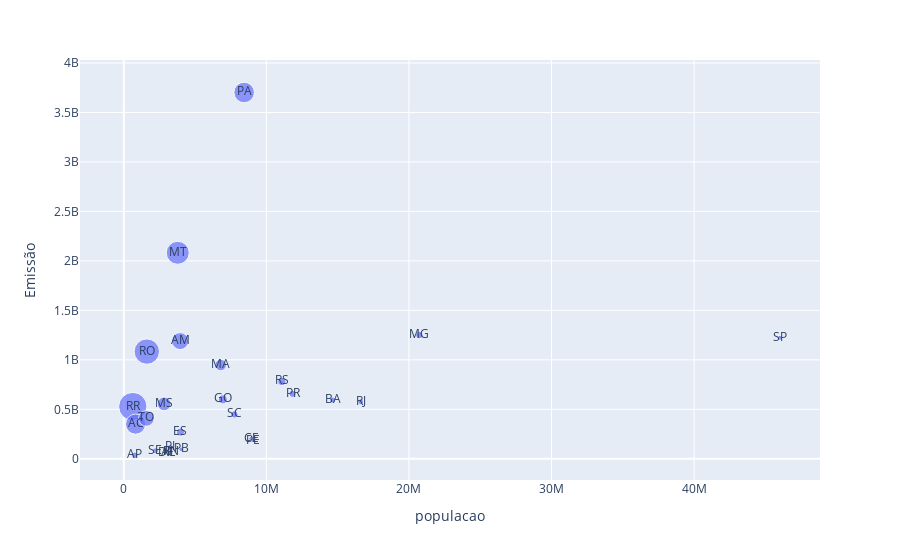

Notebook cell for this chart:
### Code cell
px.scatter(dados_por_estado, x='populacao', y='Emissão', text='Estado', size='Emissão per capita')

### Figure 1 — Plotly figure (JSON) as saved in the notebook; plotly's stock layout.template omitted (floating-point values rounded to 4 significant figures)
{"data": [{"hovertemplate": "populacao=%{x}<br>Emissão=%{y}<br>Emissão per capita=%{marker.size}<br>Estado=%{text}<extra></extra>", "legendgroup": "", "marker": {"color": "#636efa", "size": [832.1, 670.3, 550.1, 438.4, 422.5, 301.0, 257.7, 195.9, 139.3, 86.44, 70.48, 67.86, 60.32, 57.77, 55.49, 46.09, 40.47, 36.71, 35.07, 34.71, 26.58, 23.65, 22.77, 21.86, 20.29, 20.03, 19.39], "sizemode": "area", "sizeref": 2.08, "symbol": "circle"}, "mode": "markers+text", "name": "", "orientation": "v", "showlegend": false, "text": ["RR", "RO", "MT", "PA", "AC", "AM", "TO", "MS", "MA", "GO", "RS", "ES", "MG", "SC", "PR", "AP", "BA", "SE", "PI", "RJ", "SP", "PB", "CE", "RN", "PE", "AL", "DF"], "type": "scatter", "x": [634805, 1616379, 3784239, 8442962, 829780, 3952262, 1584306, 2833742, 6800605, 6950976, 11088065, 3975100, 20732660, 7762154, 11835379, 774268, 14659023, 2211868, 3270174, 16615526, 46024937, 4030961, 8936431, 3303953, 9051113, 3125254, 2923369], "xaxis": "x", "y": [528200000.0, 1084000000.0, 2082000000.0, 3702000000.0, 350500000.0, 1190000000.0, 408200000.0, 555100000.0, 947600000.0, 600800000.0, 781500000.0, 269800000.0, 1251000000.0, 448400000.0, 656800000.0, 35680000.0, 593200000.0, 81190000.0, 114700000.0, 576700000.0, 1223000000.0, 95330000.0, 203500000.0, 72240000.0, 183600000.0, 62610000.0, 56690000.0], "yaxis": "y"}], "layout": {"legend": {"itemsizing": "constant", "tracegroupgap": 0}, "margin": {"t": 60}, "xaxis": {"anchor": "y", "domain": [0, 1], "title": {"text": "populacao"}}, "yaxis": {"anchor": "x", "domain": [0, 1], "title": {"text": "Emissão"}}}}
